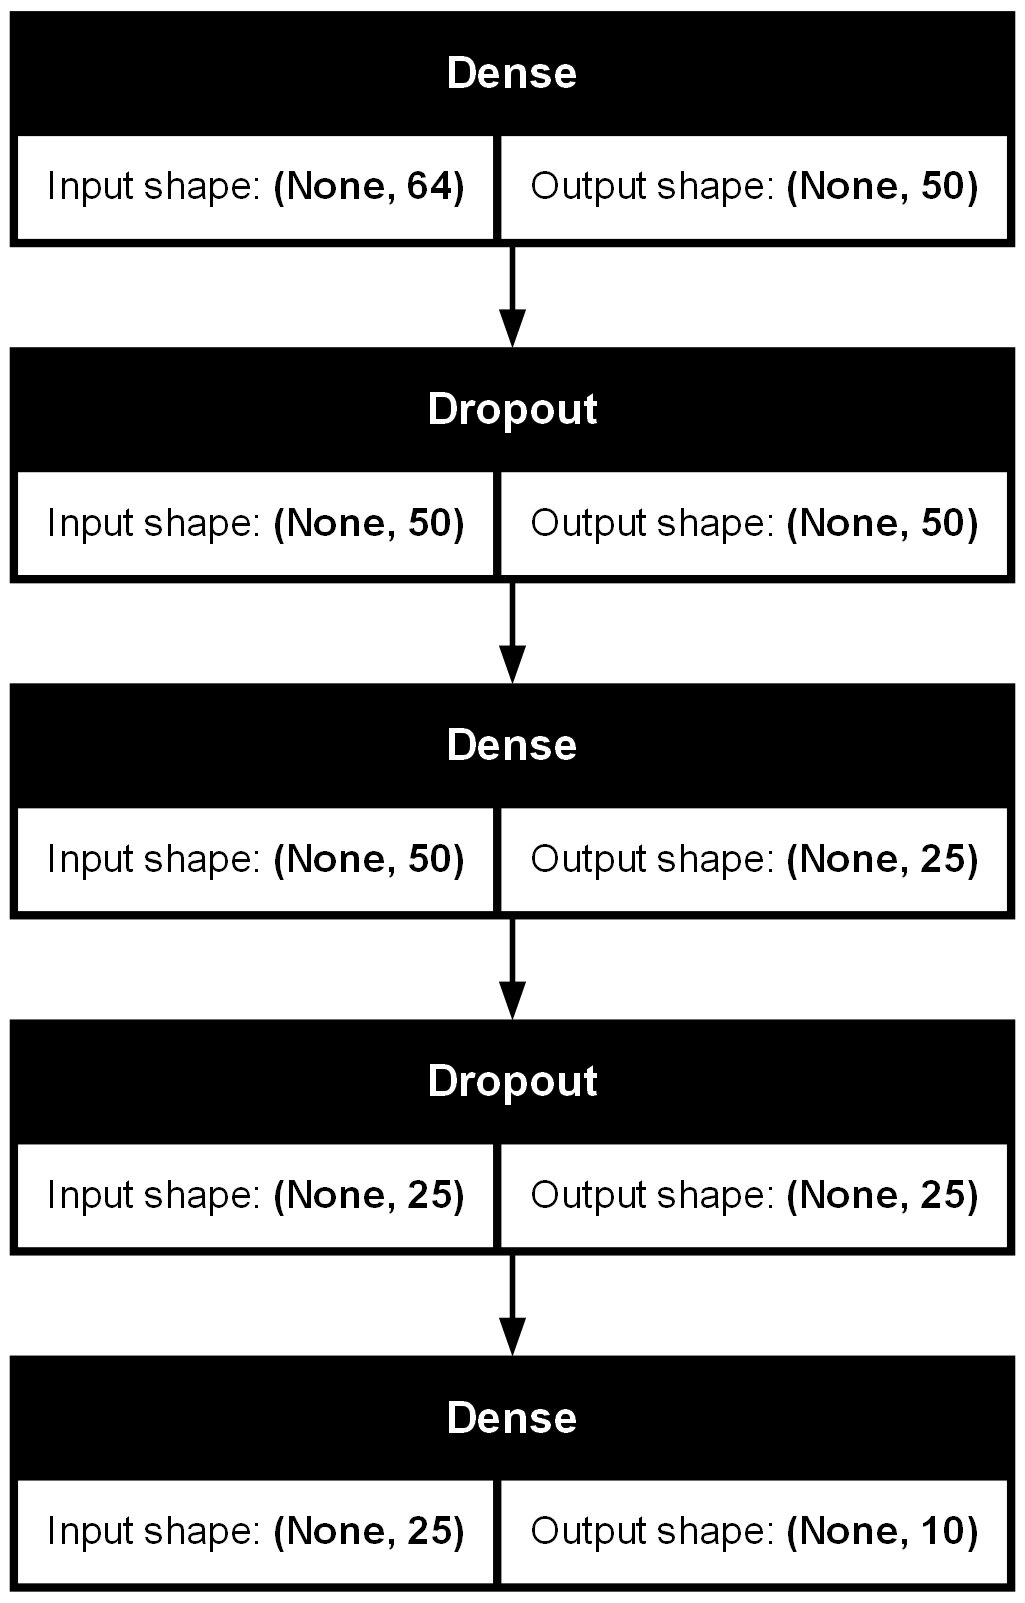

Generate this figure with Python:
import matplotlib.pyplot as plt
import numpy as np
import seaborn as sns
from keras import models, layers, regularizers
from keras.optimizers import RMSprop
from keras.utils import to_categorical
from sklearn.datasets import load_digits
from sklearn.metrics import classification_report, confusion_matrix
from sklearn.model_selection import train_test_split
from tensorflow.keras.utils import plot_model

x, y = load_digits(return_X_y=True)  # 载入数据
x_train, x_test, y_train, y_test = train_test_split(x, y, test_size=0.2, random_state=202406)  # 划分训练集与测试集
print(x_train.shape, x_test.shape, y_train.shape, y_test.shape)

# 对标签进行独热编码
y_train = to_categorical(y_train)
y_test = to_categorical(y_test)

# 定义网络结构
DNN = models.Sequential()
# 定义各个全连接层
DNN.add(layers.Dense(50, activation='relu', input_shape=(64,), kernel_regularizer=regularizers.l1(0.001)))
DNN.add(layers.Dropout(0.001))
DNN.add(layers.Dense(25, activation='relu', kernel_regularizer=regularizers.l1(0.001)))
DNN.add(layers.Dropout(0.001))
# 输出层选择softmax函数为激活函数
DNN.add(layers.Dense(10, activation='softmax'))

# 绘制网络结构示意图
plot_model(DNN, to_file='DNN.png', show_shapes=True, show_layer_names=False, rankdir='TB')
plt.figure(figsize=(10, 10))
img = plt.imread('DNN.png')
plt.imshow(img)
plt.axis('off')
plt.show()

# 设置训练参数并进行训练
# 设置学习率为0.001
DNN.compile(optimizer=RMSprop(learning_rate=0.001), loss='categorical_crossentropy', metrics=['accuracy'])
# 进行20次训练，每批64个数据
DNN.fit(x_train, y_train, epochs=20, batch_size=64)

# 进行模型评估
train_loss, train_acc = DNN.evaluate(x_train, y_train, batch_size=64)
print(f"训练集损失函数{train_loss:.4f},准确率{train_acc * 100:.2f}%")
test_loss, test_acc = DNN.evaluate(x_test, y_test, batch_size=64)
print(f"测试集损失函数：{test_loss:.4f},准确率：{test_acc * 100:.2f}%")
y_pred = DNN.predict(x_test).argmax(axis=-1)
y_true = y_test.argmax(axis=-1)
print("-----分类报告如下-----")
print(classification_report(y_true, y_pred))
print("混淆矩阵如下")
cm = confusion_matrix(y_true, y_pred)
print(cm)
print("-----网络报告如下-----")
print(DNN.summary())

# 绘制混淆矩阵的热力图
plt.figure(figsize=(10, 10))
sns.heatmap(cm, annot=True, fmt='d', cmap='Blues', xticklabels=np.arange(10), yticklabels=np.arange(10))
plt.xlabel('Predicted Label')
plt.ylabel('True Label')
plt.title('Confusion Matrix')
plt.show()

# 随机展示一个样例
index = np.random.randint(0, len(x_test))
sample = x_test[index]
sample = sample.reshape(8, 8)
plt.imshow(sample, cmap=plt.cm.gray_r, interpolation='nearest')
plt.title(f"True Label:{y_true[index]},Predicted Label:{y_pred[index]}")
plt.show()
print(np.argmax(y_pred[index]))

# 测试完毕，保存网络模型
DNN.save('DNN.h5')
